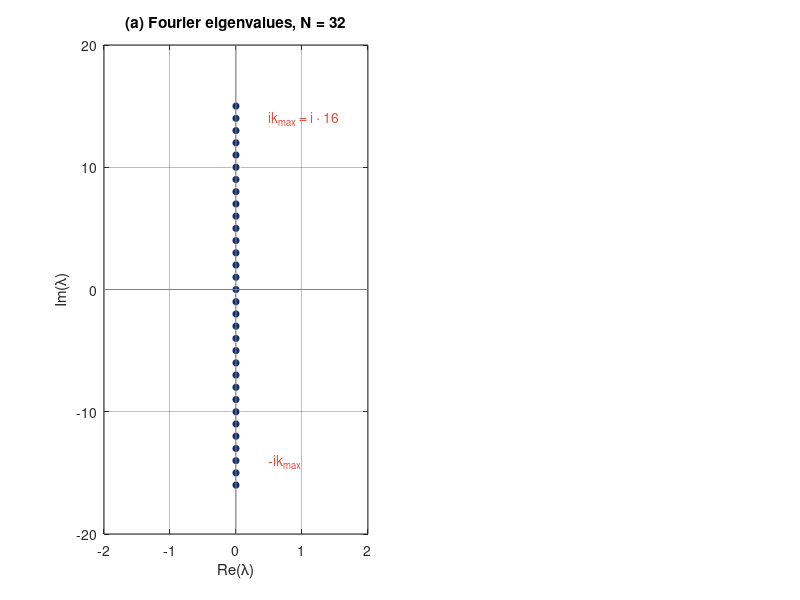

Write the MATLAB code that produced this figure. (Note: this script raises an error after producing the figure.)
% fourier_cfl.m
% Chapter 17: Stability of Spectral Methods
%
% Computational Etude 17.3: Fourier CFL Scaling.
%
% Two-panel figure:
%   (a) Eigenvalues of the Fourier differentiation matrix for N=32,
%       plotted on the imaginary axis from -16i to 16i.
%   (b) Log-log plot of critical dt vs N for RK4 applied to Fourier
%       advection u_t + u_x = 0. Binary search for dt_crit.
%
% Author: Dr. Denys Dutykh
% Part of "Computational Etudes: A Spectral Approach"

clear; clc; close all;

NAVY  = [20, 45, 110]/255;
CORAL = [231, 76, 60]/255;

%% ---- Panel (a): Fourier eigenvalues for N=32 ----
N = 32;
k = [0:N/2-1, -N/2:-1];   % fftfreq equivalent
k_sorted = sort(k);
eigs_val = 1i * k_sorted;  % eigenvalues of d/dx

figure('Position', [100, 100, 1100, 450]);

subplot(1, 2, 1);
plot(real(eigs_val), imag(eigs_val), 'o', 'Color', NAVY, 'MarkerSize', 6, ...
     'MarkerFaceColor', NAVY, 'MarkerEdgeColor', 'w');
hold on;
plot([-2, 2], [0, 0], 'Color', [0.5 0.5 0.5], 'LineWidth', 0.5);
plot([0, 0], [-20, 20], 'Color', [0.5 0.5 0.5], 'LineWidth', 0.5);

% Annotate k_max
text(0.5, 14, 'ik_{max} = i \cdot 16', 'Color', CORAL, 'FontSize', 10);
text(0.5, -14, '-ik_{max}', 'Color', CORAL, 'FontSize', 10);
hold off;

xlabel('Re(\lambda)'); ylabel('Im(\lambda)');
title(sprintf('(a) Fourier eigenvalues, N = %d', N));
xlim([-2, 2]); ylim([-20, 20]);
grid on; set(gca, 'GridAlpha', 0.3);

%% ---- Panel (b): dt_crit vs N ----
N_values = [16, 32, 64, 128, 256];
dt_crits = zeros(size(N_values));

for idx = 1:length(N_values)
    Nv = N_values(idx);
    dtc = find_dt_crit_rk4(Nv);
    dt_crits(idx) = dtc;
    fprintf('N = %4d, dt_crit = %.6f, dt_crit * (N/2) = %.4f\n', ...
            Nv, dtc, dtc * Nv / 2);
end

subplot(1, 2, 2);
loglog(N_values, dt_crits, 'o-', 'Color', NAVY, 'MarkerSize', 7, ...
       'LineWidth', 1.5, 'MarkerFaceColor', NAVY, ...
       'DisplayName', '\Delta t_{crit} (binary search)');
hold on;

% Reference line: 2.83 / (N/2)
N_ref = linspace(12, 300, 100);
loglog(N_ref, 2.83 ./ (N_ref/2), '--', 'Color', CORAL, 'LineWidth', 1.2, ...
       'DisplayName', '2.83 / (N/2)');

% Slope annotation
text(80, 0.06, 'slope = -1', 'FontSize', 10, 'Color', CORAL, ...
     'Rotation', -28, 'HorizontalAlignment', 'center');
hold off;

xlabel('N'); ylabel('\Delta t_{crit}');
title('(b) RK4 CFL scaling for Fourier advection');
legend('Location', 'northeast', 'FontSize', 9);
grid on; set(gca, 'GridAlpha', 0.3);

set(gcf, 'PaperPositionMode', 'auto');
print('-dpdf', 'fourier_cfl_scaling.pdf');
fprintf('\nFigure saved to fourier_cfl_scaling.pdf\n');


%% ---- Helper functions ----

function g = rk4_amplification(z)
    % RK4 amplification factor
    g = 1 + z + z.^2/2 + z.^3/6 + z.^4/24;
end

function gmax = rk4_max_amp(dt, N)
    % Maximum |g(dt * lambda)| over all Fourier eigenvalues
    k = [0:N/2-1, -N/2:-1];
    z = -1i * k * dt;   % dt * lambda_k for advection
    gmax = max(abs(rk4_amplification(z)));
end

function dtc = find_dt_crit_rk4(N)
    % Binary search for critical dt where max|g| = 1
    tol = 1e-8;
    dt_lo = 1e-10;
    dt_hi = 1.0;

    % Find unstable upper bound
    while rk4_max_amp(dt_hi, N) <= 1.0
        dt_hi = dt_hi * 2;
        if dt_hi > 100, dtc = dt_hi; return; end
    end

    for iter = 1:80
        dt_mid = 0.5 * (dt_lo + dt_hi);
        if rk4_max_amp(dt_mid, N) <= 1.0
            dt_lo = dt_mid;
        else
            dt_hi = dt_mid;
        end
        if dt_hi - dt_lo < tol * dt_lo, break; end
    end
    dtc = 0.5 * (dt_lo + dt_hi);
end
